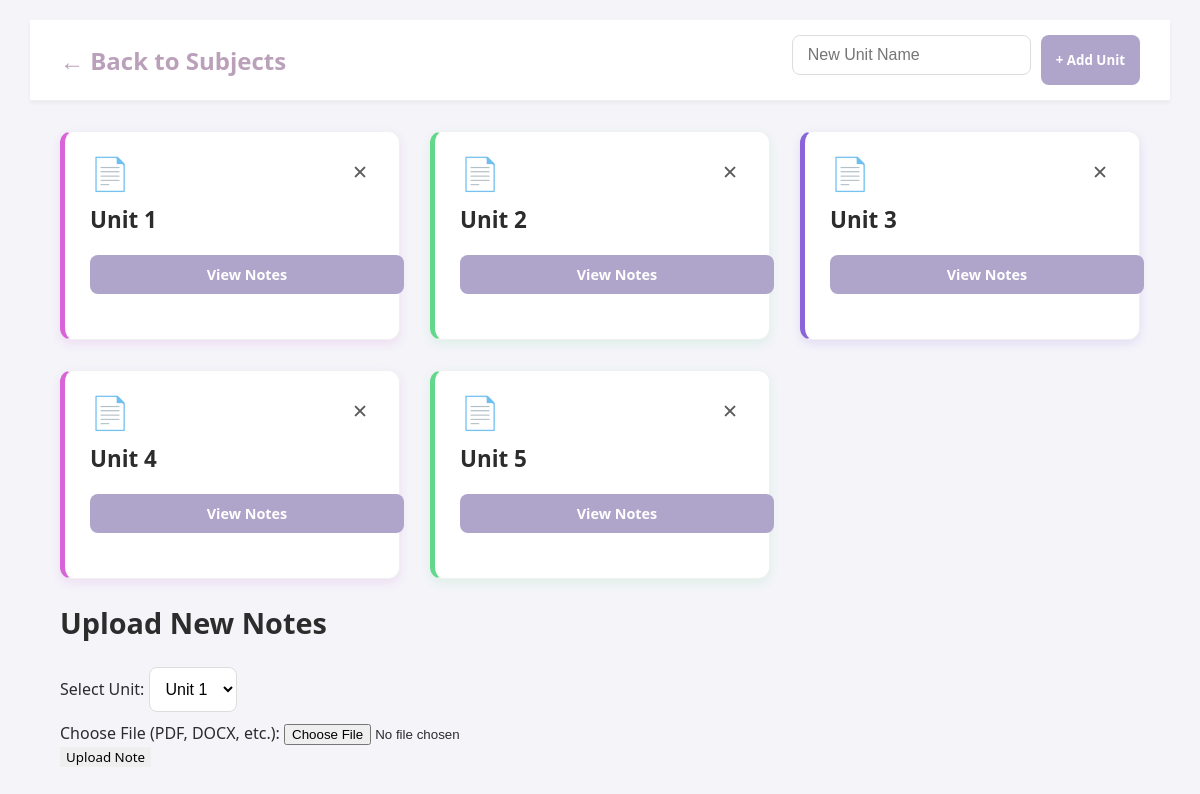
The app's page /units/3 with its own data.
### tables this page shows
CREATE TABLE Units(
    id INTEGER PRIMARY KEY AUTOINCREMENT,
    subject_id INTEGER NOT NULL,
    units TEXT NOT NULL,
    FOREIGN KEY (subject_id) REFERENCES Subjects(id)
  );

### app.py (the view)
@app.route('/units/<int:subject_id>')
def units(subject_id):
  conn=sqlite3.connect("notesapp.db")
  c=conn.cursor()
  c.execute("SELECT name FROM Subjects WHERE id=?",(subject_id,))
  subject=c.fetchone()
  c.execute("SELECT id,units FROM Units WHERE subject_id=?",(subject_id,))
  Units=c.fetchall()
  conn.close()
  return render_template("units.html",Units=Units,subject_id=subject_id)

### templates/units.html (shortened to what this page needs)
<!DOCTYPE html>
<html>
<head>
    <link rel="stylesheet" href="{{ url_for('static',filename='css/style.css') }}">
</head>
<body>
    <div class="dashboard-container units-page-container">
        <header class="main-header">
            <a href="{{ url_for('dashboardteach') }}" class="back-link app-logo">
                ← Back to Subjects
            </a>
            <div class="header-actions">
                <form method="POST" action="{{ url_for('addunits', subject_id=subject_id) }}" class="add-subject-form">
                    <input type="text" name="unitname" placeholder="New Unit Name" required class="input-field">
                    <button type="submit" class="add-subject-btn">+ Add Unit</button>
                </form>
            </div>
        </header>
        <main class="dashboard-main">
            <div class="subject-grid unit-grid">
              {% for id, unit in Units %}
                <div class="subject-card card-style-{{ loop.index % 3 }}">
                    <div class="subject-card-header">
                        <span class="subject-card-icon">📄</span>
                        <form method="POST" action="{{ url_for('deleteunits', unit_id=id, subject_id=subject_id) }}" class="delete-form">
                            <button type="submit" class="delete-btn" title="Delete Unit">✕</button>
                        </form>
                    </div>
                    <h3 class="subject-title">{{ unit }}</h3>
                    <div class="subject-meta">
                        <a href="{{ url_for('notes', unit_id=id) }}" class="explore-btn">
                            View Notes
                        </a>
                    </div>
                </div>
              {% endfor %}
            </div>
            <h2 class="section-title upload-section-title">Upload New Notes</h2>
            <div class="upload-notes-box action-card">
                <form action="{{ url_for('upload_note', subject_id=subject_id) }}" method="POST" enctype="multipart/form-data" class="upload-form">
                    <div class="upload-form-inputs">
                        <div class="form-group">
                            <label for="unit_id" class="form-label">Select Unit:</label>
                            <select name="unit_id" required class="select-field">
                                {% for id, unit in Units %}
                                    <option value="{{ id }}">{{ unit }}</option>
                                {% endfor %}
                            </select>
                        </div>
                        <div class="form-group">
                            <label for="file" class="form-label">Choose File (PDF, DOCX, etc.):</label>
                            <input type="file" name="file" required class="file-input">
                        </div>
                    </div>
                    <button type="submit" class="primary-btn upload-btn">Upload Note</button>
                </form>
            </div>
        </main>
    </div>
</body>
</html>

### static/css/style.css (style rules this page uses)
:root { --color-primary-accent: #BBA0BA; --color-secondary-accent: #AFA4CA; --color-light-accent: #E5C3D8; --color-text-dark: #2C2C2C; --color-text-light: #5A5A5A; --color-background: #F4F4F9; --color-card-background: #FFFFFF; --note-color-1: #E5C3D8; --note-color-2: #DBBCD4; --note-color-3: #BBA0BA; --note-color-4: #AFA4CA; --note-color-5: #CBDCDE; }
body { font-family: 'Segoe UI', Tahoma, Geneva, Verdana, sans-serif; background-color: var(--color-background); color: var(--color-text-dark); margin: 0; padding: 0; box-sizing: border-box; }
a { text-decoration: none; color: inherit; }
button { cursor: pointer; border: none; font-family: inherit; transition: background-color 0.2s, transform 0.1s; }
label { margin-top: 15px; margin-bottom: 5px; font-weight: 500; color: var(--color-text-dark); }
input[type="text"], input[type="password"], select { padding: 12px; margin-bottom: 10px; border: 1px solid #ddd; border-radius: 8px; font-size: 1em; transition: border-color 0.3s; background-color: var(--color-card-background); }
.main-header { display: flex; justify-content: space-between; align-items: center; padding: 15px 30px; background-color: var(--color-card-background); border-bottom: 1px solid #eee; box-shadow: 0 2px 4px rgba(0, 0, 0, 0.05); }
.header-actions { display: none; }
.dashboard-container { padding: 20px 30px; max-width: 1200px; margin: 0 auto; }
.back-link { color: var(--color-text-light); font-size: 1em; }
.dashboard-container { min-height: 100vh; background-color: var(--color-background); }
.main-header { display: flex; justify-content: space-between; align-items: center; padding: 15px 30px; background-color: var(--color-card-background); border-bottom: 1px solid #eee; box-shadow: 0 2px 4px rgba(0, 0, 0, 0.05); flex-wrap: wrap; }
.app-logo { font-size: 1.5em; font-weight: 700; color: var(--color-primary-accent); }
.header-actions { display: flex; align-items: center; gap: 20px; }
.add-subject-form { display: flex; gap: 10px; padding: 0; margin: 0; }
.add-subject-form .input-field { padding: 10px 15px; border: 1px solid #ddd; border-radius: 8px; font-size: 1em; min-width: 150px; }
.add-subject-btn { background-color: var(--color-secondary-accent); color: white; padding: 10px 15px; border-radius: 8px; font-weight: 600; transition: background-color 0.2s; }
.dashboard-main { padding: 30px; max-width: 1400px; margin: 0 auto; }
.section-title { font-size: 1.8em; margin-bottom: 25px; color: var(--color-text-dark); }
.subject-grid { display: grid; grid-template-columns: repeat(auto-fill, minmax(300px, 1fr)); gap: 30px; }
.subject-card { background-color: var(--color-card-background); border-radius: 12px; padding: 25px; box-shadow: 0 4px 10px rgba(0, 0, 0, 0.05); border: 1px solid #f0f0f0; position: relative; transition: transform 0.2s; }
.subject-card-header { display: flex; justify-content: space-between; align-items: flex-start; margin-bottom: 15px; }
.subject-card-icon { font-size: 2em; line-height: 1; }
.subject-title { font-size: 1.4em; font-weight: 700; color: var(--color-text-dark); margin: 0 0 10px 0; }
.subject-meta { font-size: 0.9em; color: var(--color-text-light); margin-bottom: 20px; }
.explore-btn { display: inline-block; padding: 10px 15px; border-radius: 8px; text-align: center; font-weight: 600; background-color: var(--color-secondary-accent); color: white; text-decoration: none; width: 90%; margin-top: 10px; }
.delete-form { line-height: 1; }
.delete-btn { background: none; border: none; color: var(--color-text-light); font-size: 1.2em; cursor: pointer; transition: color 0.2s; }
.subject-card.card-style-0 { border-left: 5px solid #8A64D8; box-shadow: 0 4px 10px rgba(138, 100, 216, 0.15); }
.subject-card.card-style-0 .subject-card-icon { color: #8A64D8; }
.subject-card.card-style-1 { border-left: 5px solid #D864D8; box-shadow: 0 4px 10px rgba(216, 100, 216, 0.15); }
.subject-card.card-style-1 .subject-card-icon { color: #D864D8; }
.subject-card.card-style-2 { border-left: 5px solid #64D88A; box-shadow: 0 4px 10px rgba(100, 216, 138, 0.15); }
.subject-card.card-style-2 .subject-card-icon { color: #64D88A; }
.explore-btn { display: inline-block; padding: 10px 15px; border-radius: 8px; text-align: center; font-weight: 600; background-color: var(--color-secondary-accent); color: white; text-decoration: none; width: 100%; margin-top: 10px; }

### records on screen
Units: units "Unit 1"
Units: units "Unit 2"
Units: units "Unit 3"
Units: units "Unit 4"
Units: units "Unit 5"

### other values on screen
form field unit_id "Unit 1"
